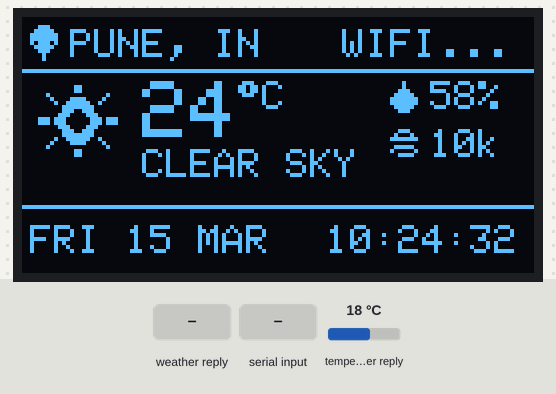
The program below on a simulated ESP32-C3. Shown: 128×64 one-colour display. The inputs (shaded band) are chosen by the test bench; at power-on: temperature in the weather reply 18 °C. WiFi joins after 1.5 s; servers stay silent unless stated; the local clock reads 2024-03-15 10:24:30 at power-on unless the program sets it; web services answer with replies made up by the test bench; what the program prints to the serial monitor is not drawn.

Above: at 2.2 s.
2.3 s: weather in the web reply set to Rain
At 2.81 s:
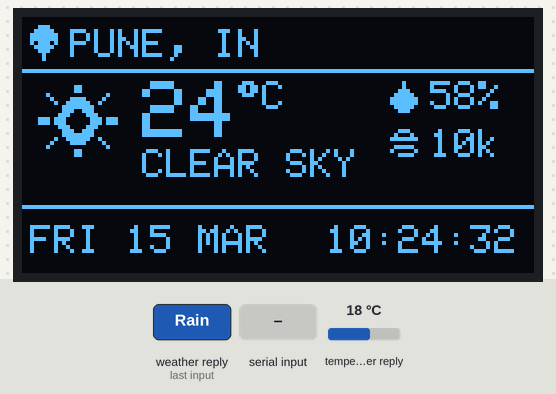
At 4.8 s:
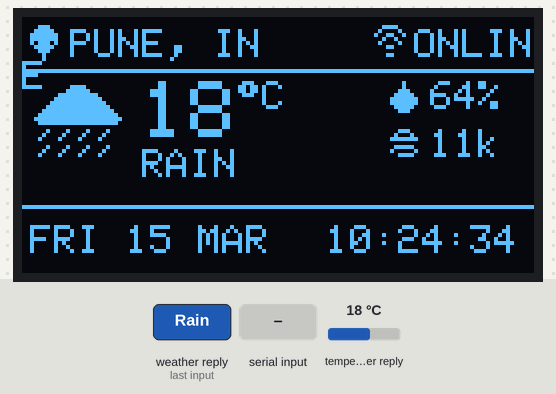
6.5 s: "dim\n" received over Serial
8.5 s: "bright 90\n" received over Serial
Timing chart, 0 to 11.5 s (numbered marks = the images above; inputs shaded):
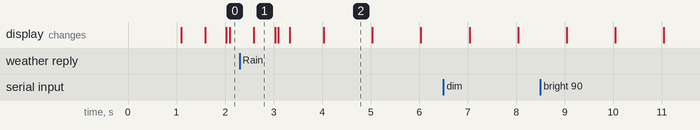

Measured:
- after the input at 2.3 s, the display: first differs from a run without the input after 1.0 s (image 2 shows a later state)
- what the display in image 2 shows lasts 1.0 s, from 4.0 s to 5.0 s

The program:

main.cpp
```cpp
#include <Arduino.h>
#include <Wire.h>
#include <WiFi.h>
#include <HTTPClient.h>
#include <WiFiClientSecure.h>
#include <ArduinoJson.h>
#include <Adafruit_GFX.h>
#include <Adafruit_SSD1306.h>
#include <time.h>
#include "weather_bitmaps.h"

// ============================================================================
// Single-Screen Weather & Clock Station for Pune, India
// ESP32-C3 SuperMini + 0.96" SSD1306 I2C OLED (128x64)
// ============================================================================

#define SCREEN_WIDTH  128
#define SCREEN_HEIGHT 64
#define OLED_RESET    -1
#define I2C_SDA       8
#define I2C_SCL       9
#define OLED_ADDR     0x3C

Adafruit_SSD1306 display(SCREEN_WIDTH, SCREEN_HEIGHT, &Wire, OLED_RESET);

// ----------------------------------------------------------------------------
// Wi-Fi Credentials & Geolocation (Pune, Maharashtra, India)
// ----------------------------------------------------------------------------
String wifiSSID = "Arigatoo1";
String wifiPassword = "12345678";
volatile bool wifiConnected = false;
volatile bool triggerWeatherFetch = true;

const char* cityName = "PUNE, IN";
const float latitude = 18.5204f;
const float longitude = 73.8567f;
const long gmtOffsetSec = 19800; // IST UTC+5:30 (19800 sec)
const int daylightOffsetSec = 0;

// Thread-safe weather metrics
portMUX_TYPE weatherMux = portMUX_INITIALIZER_UNLOCKED;
float currentTemp = 24.0f;
int currentHumidity = 58;
float currentWindSpeed = 10.0f;
int weatherCode = 0; // 0=Clear, 1-2=Partly cloudy, 3=Cloudy, 61=Rain, 95=Storm
String weatherCondition = "CLEAR SKY";
unsigned long lastWeatherSuccess = 0;

// Fallback base time (Nov 4, 2026, 23:32:00 IST) if NTP not yet synced
const time_t FALLBACK_BASE_EPOCH = 1793838720;
unsigned long bootMillis = 0;

// Pulse heartbeat animation
bool pulseTick = false;
unsigned long lastPulseTime = 0;

// FreeRTOS Background Weather Task Handle
TaskHandle_t weatherTaskHandle = NULL;

// Forward declarations
void renderUnifiedScreen(struct tm* t, bool ntpValid);
void weatherWorkerTask(void* pvParameters);
const unsigned char* getWeatherIcon(int code, bool isDay);

// ============================================================================
// Setup
// ============================================================================
void setup() {
  Serial.begin(115200);
  bootMillis = millis();

  Serial.println(F("\n=========================================="));
  Serial.println(F(" SMART WEATHER & CLOCK HUD — PUNE, INDIA"));
  Serial.println(F("      ESP32-C3 SuperMini (160MHz)"));
  Serial.println(F("=========================================="));

  Wire.begin(I2C_SDA, I2C_SCL);

  if (!display.begin(SSD1306_SWITCHCAPVCC, OLED_ADDR)) {
    Serial.println(F("[ERROR] SSD1306 OLED initialization failed!"));
    while (1) delay(100);
  }

  // Standard reliable 400 kHz Fast Mode I2C clock
  Wire.setClock(400000);

  // Set crisp, clearly visible, comfortable contrast (no black screen dimming)
  display.dim(false);
  display.ssd1306_command(SSD1306_SETCONTRAST);
  display.ssd1306_command(0x7F); // 0x7F (127): Crisp, clear, well-balanced brightness

  display.clearDisplay();
  display.setTextColor(SSD1306_WHITE);

  // Quick Splash Screen
  display.drawBitmap(14, 18, ICON_SUN, 24, 24, SSD1306_WHITE);
  display.setTextSize(1);
  display.setCursor(44, 20);
  display.print(F("PUNE STATION"));
  display.setCursor(44, 32);
  display.print(F("CONNECTING..."));
  display.setCursor(44, 44);
  display.print(wifiSSID);
  display.display();
  delay(1000);

  // Spawn FreeRTOS background task for Wi-Fi & HTTP weather requests
  xTaskCreate(
    weatherWorkerTask,
    "WeatherWorker",
    8192,
    NULL,
    1,
    &weatherTaskHandle
  );

  Serial.printf("[WIFI] Target SSID: '%s'\n", wifiSSID.c_str());
}

// ============================================================================
// Main Loop (Single Fixed Unified Screen at Solid 60 FPS)
// ============================================================================
void loop() {
  unsigned long frameStart = micros();

  // Instant non-blocking time retrieval
  time_t nowEpoch = time(nullptr);
  bool ntpValid = (nowEpoch > 100000000);
  struct tm localTime;

  if (ntpValid) {
    localtime_r(&nowEpoch, &localTime);
  } else {
    time_t simulated = FALLBACK_BASE_EPOCH + ((millis() - bootMillis) / 1000);
    localtime_r(&simulated, &localTime);
  }

  // Heartbeat pulse every 500ms
  if (millis() - lastPulseTime >= 500) {
    pulseTick = !pulseTick;
    lastPulseTime = millis();
  }

  // Render the single unified screen
  display.clearDisplay();
  renderUnifiedScreen(&localTime, ntpValid);
  display.display();

  // Handle any incoming Serial Wi-Fi changes if needed
  while (Serial.available()) {
    String cmd = Serial.readStringUntil('\n');
    cmd.trim();
    if (cmd.startsWith("wifi ")) {
      int spaceIdx = cmd.indexOf(' ', 5);
      if (spaceIdx > 5) {
        wifiSSID = cmd.substring(5, spaceIdx);
        wifiPassword = cmd.substring(spaceIdx + 1);
        Serial.printf("[WIFI] New credentials: '%s'\n", wifiSSID.c_str());
        WiFi.disconnect();
      }
    } else if (cmd.startsWith("bright ")) {
      int b = cmd.substring(7).toInt();
      if (b < 1) b = 1;
      if (b > 255) b = 255;
      display.ssd1306_command(SSD1306_SETCONTRAST);
      display.ssd1306_command(b);
      Serial.printf("[BRIGHTNESS] Contrast set to %d\n", b);
    } else if (cmd.equalsIgnoreCase("dim")) {
      display.dim(true);
      display.ssd1306_command(SSD1306_SETCONTRAST);
      display.ssd1306_command(0x01);
      Serial.println(F("[BRIGHTNESS] Minimum dim contrast activated"));
    }
  }

  // Rock-solid 30 FPS refresh rate (gives SSD1306 charge pump and I2C bus plenty of headroom)
  unsigned long frameDuration = micros() - frameStart;
  const unsigned long TARGET_FRAME_US = 33333;
  if (frameDuration < TARGET_FRAME_US) {
    delayMicroseconds(TARGET_FRAME_US - frameDuration);
  }
}

// ============================================================================
// Unified Single-Screen Layout (128x64)
// ============================================================================
void renderUnifiedScreen(struct tm* t, bool ntpValid) {
  // --------------------------------------------------------------------------
  // Header: Location Pin + "PUNE, IN" + Wi-Fi Status
  // --------------------------------------------------------------------------
  display.drawBitmap(2, 2, BADGE_PIN, 7, 9, SSD1306_WHITE);
  display.setTextSize(1);
  display.setCursor(12, 3);
  display.print(cityName);

  if (wifiConnected) {
    display.drawBitmap(88, 2, BADGE_WIFI, 8, 8, SSD1306_WHITE);
    display.setCursor(98, 3);
    display.print(F("ONLINE"));
  } else {
    display.setCursor(80, 3);
    if (pulseTick) {
      display.print(F("WIFI..."));
    } else {
      display.print(F("       "));
    }
  }

  display.drawFastHLine(0, 13, SCREEN_WIDTH, SSD1306_WHITE);

  // --------------------------------------------------------------------------
  // Middle Section: Weather Icon (24x24), Temperature, Condition & Metrics
  // --------------------------------------------------------------------------
  bool isDay = (t->tm_hour >= 6 && t->tm_hour < 18);
  const unsigned char* icon = getWeatherIcon(weatherCode, isDay);
  display.drawBitmap(2, 17, icon, 24, 24, SSD1306_WHITE);

  // Large Temperature readout
  display.setTextSize(2);
  display.setCursor(30, 16);
  display.print((int)currentTemp);
  display.setTextSize(1);
  display.print((char)247);
  display.print(F("C"));

  // Condition Text
  display.setTextSize(1);
  display.setCursor(30, 33);
  display.print(weatherCondition.substring(0, 10));

  // Atmosphere Metrics Column (Right side)
  // 1. Humidity
  display.drawBitmap(92, 16, BADGE_DROP, 7, 8, SSD1306_WHITE);
  display.setCursor(102, 16);
  display.print(currentHumidity);
  display.print(F("%"));

  // 2. Wind
  display.drawBitmap(92, 28, BADGE_WIND, 8, 8, SSD1306_WHITE);
  display.setCursor(102, 28);
  display.print((int)currentWindSpeed);
  display.print(F("k"));

  display.drawFastHLine(0, 47, SCREEN_WIDTH, SSD1306_WHITE);

  // --------------------------------------------------------------------------
  // Footer: Date & Live Digital Clock (HH:MM:SS)
  // --------------------------------------------------------------------------
  const char* months[] = {"JAN", "FEB", "MAR", "APR", "MAY", "JUN", "JUL", "AUG", "SEP", "OCT", "NOV", "DEC"};
  const char* days[] = {"SUN", "MON", "TUE", "WED", "THU", "FRI", "SAT"};

  display.setCursor(2, 52);
  display.print(days[t->tm_wday]);
  display.print(F(" "));
  if (t->tm_mday < 10) display.print('0');
  display.print(t->tm_mday);
  display.print(F(" "));
  display.print(months[t->tm_mon]);

  // Digital Clock with blinking colon
  display.setCursor(76, 52);
  if (t->tm_hour < 10) display.print('0');
  display.print(t->tm_hour);
  display.print((t->tm_sec % 2 == 0) ? ':' : ' ');
  if (t->tm_min < 10) display.print('0');
  display.print(t->tm_min);
  display.print(':');
  if (t->tm_sec < 10) display.print('0');
  display.print(t->tm_sec);
}

// ============================================================================
// Weather Icon Resolver
// ============================================================================
const unsigned char* getWeatherIcon(int code, bool isDay) {
  if (code == 0) {
    return isDay ? ICON_SUN : ICON_MOON;
  } else if (code == 1 || code == 2) {
    return ICON_SUN_CLOUD;
  } else if (code == 3 || code == 45 || code == 48) {
    return ICON_CLOUD;
  } else if ((code >= 51 && code <= 67) || (code >= 80 && code <= 82)) {
    return ICON_RAIN;
  } else if ((code >= 71 && code <= 77) || (code >= 85 && code <= 86)) {
    return ICON_SNOW;
  } else if (code >= 95) {
    return ICON_THUNDER;
  }
  return ICON_SUN_CLOUD;
}

// ============================================================================
// FreeRTOS Background Weather Task (Handles Wi-Fi & Open-Meteo in background)
// ============================================================================
void weatherWorkerTask(void* pvParameters) {
  unsigned long lastFetchAttempt = 0;

  while (true) {
    // 1. Ensure Wi-Fi is connected
    if (WiFi.status() != WL_CONNECTED) {
      wifiConnected = false;
      Serial.printf("[WIFI] Connecting to '%s'...\n", wifiSSID.c_str());
      WiFi.mode(WIFI_STA);
      WiFi.begin(wifiSSID.c_str(), wifiPassword.c_str());

      int waitSec = 0;
      while (WiFi.status() != WL_CONNECTED && waitSec < 15) {
        vTaskDelay(pdMS_TO_TICKS(1000));
        waitSec++;
      }

      if (WiFi.status() == WL_CONNECTED) {
        wifiConnected = true;
        Serial.printf("[WIFI] Connected successfully! IP: %s\n", WiFi.localIP().toString().c_str());
        configTime(gmtOffsetSec, daylightOffsetSec, "pool.ntp.org", "time.nist.gov");
        triggerWeatherFetch = true;
      } else {
        Serial.println(F("[WIFI] Connection attempt timed out. Retrying in 10s..."));
        vTaskDelay(pdMS_TO_TICKS(10000));
        continue;
      }
    } else {
      wifiConnected = true;
    }

    // 2. Fetch Live Pune Weather from Open-Meteo
    if (WiFi.status() == WL_CONNECTED) {
      if (triggerWeatherFetch || (millis() - lastFetchAttempt > 600000)) { // 10 minutes
        triggerWeatherFetch = false;
        lastFetchAttempt = millis();

        HTTPClient http;
        String url = "https://api.open-meteo.com/v1/forecast?latitude=18.5204&longitude=73.8567"
                     "&current=temperature_2m,relative_humidity_2m,weather_code,wind_speed_10m&timezone=auto";

        WiFiClientSecure client;
        client.setInsecure();

        if (http.begin(client, url)) {
          http.setTimeout(5000);
          int code = http.GET();
          if (code == HTTP_CODE_OK) {
            String payload = http.getString();
            JsonDocument doc;
            DeserializationError err = deserializeJson(doc, payload);

            if (!err) {
              portENTER_CRITICAL(&weatherMux);
              currentTemp = doc["current"]["temperature_2m"] | currentTemp;
              currentHumidity = doc["current"]["relative_humidity_2m"] | currentHumidity;
              currentWindSpeed = doc["current"]["wind_speed_10m"] | currentWindSpeed;
              weatherCode = doc["current"]["weather_code"] | weatherCode;

              if (weatherCode == 0) weatherCondition = "CLEAR SKY";
              else if (weatherCode == 1 || weatherCode == 2) weatherCondition = "PARTLY CLD";
              else if (weatherCode == 3) weatherCondition = "OVERCAST";
              else if (weatherCode == 45 || weatherCode == 48) weatherCondition = "FOGGY";
              else if (weatherCode >= 51 && weatherCode <= 67) weatherCondition = "RAIN";
              else if (weatherCode >= 71 && weatherCode <= 77) weatherCondition = "SNOW";
              else if (weatherCode >= 95) weatherCondition = "STORM";

              portEXIT_CRITICAL(&weatherMux);

              lastWeatherSuccess = millis();
              Serial.printf("[PUNE WEATHER OK] Temp: %.1fC, Humidity: %d%%, Wind: %.1f km/h, Condition: %s\n",
                            currentTemp, currentHumidity, currentWindSpeed, weatherCondition.c_str());
            }
          } else {
            Serial.printf("[HTTP] Error code: %d\n", code);
          }
          http.end();
        }
      }
    }

    vTaskDelay(pdMS_TO_TICKS(1000));
  }
}
```

Source omitted: weather_bitmaps.h (5744 bytes)
